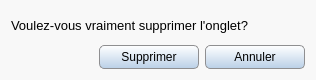
<?xml version="1.0" encoding="UTF-8"?>
<ui version="4.0">
 <class>ModelTabDel</class>
 <widget class="QWidget" name="ModelTabDel">
  <property name="geometry">
   <rect>
    <x>0</x>
    <y>0</y>
    <width>316</width>
    <height>80</height>
   </rect>
  </property>
  <property name="palette">
   <palette>
    <active>
     <colorrole role="Base">
      <brush brushstyle="SolidPattern">
       <color alpha="255">
        <red>255</red>
        <green>255</green>
        <blue>255</blue>
       </color>
      </brush>
     </colorrole>
     <colorrole role="Window">
      <brush brushstyle="SolidPattern">
       <color alpha="255">
        <red>248</red>
        <green>248</green>
        <blue>248</blue>
       </color>
      </brush>
     </colorrole>
    </active>
    <inactive>
     <colorrole role="Base">
      <brush brushstyle="SolidPattern">
       <color alpha="255">
        <red>255</red>
        <green>255</green>
        <blue>255</blue>
       </color>
      </brush>
     </colorrole>
     <colorrole role="Window">
      <brush brushstyle="SolidPattern">
       <color alpha="255">
        <red>248</red>
        <green>248</green>
        <blue>248</blue>
       </color>
      </brush>
     </colorrole>
    </inactive>
    <disabled>
     <colorrole role="Base">
      <brush brushstyle="SolidPattern">
       <color alpha="255">
        <red>248</red>
        <green>248</green>
        <blue>248</blue>
       </color>
      </brush>
     </colorrole>
     <colorrole role="Window">
      <brush brushstyle="SolidPattern">
       <color alpha="255">
        <red>248</red>
        <green>248</green>
        <blue>248</blue>
       </color>
      </brush>
     </colorrole>
    </disabled>
   </palette>
  </property>
  <property name="windowTitle">
   <string notr="true">Form</string>
  </property>
  <property name="styleSheet">
   <string notr="true">QWidget#ModelModify {border: 1px solid #8f8f91}</string>
  </property>
  <layout class="QVBoxLayout" name="verticalLayout">
   <item>
    <widget class="QLabel" name="titre">
     <property name="font">
      <font>
       <family>Segoe UI</family>
       <pointsize>10</pointsize>
      </font>
     </property>
     <property name="text">
      <string>Voulez-vous vraiment supprimer l'onglet?</string>
     </property>
    </widget>
   </item>
   <item>
    <layout class="QHBoxLayout" name="horizontalLayout">
     <item>
      <spacer name="horizontalSpacer">
       <property name="orientation">
        <enum>Qt::Horizontal</enum>
       </property>
       <property name="sizeHint" stdset="0">
        <size>
         <width>40</width>
         <height>20</height>
        </size>
       </property>
      </spacer>
     </item>
     <item>
      <widget class="QPushButton" name="bt_supprimer">
       <property name="minimumSize">
        <size>
         <width>100</width>
         <height>24</height>
        </size>
       </property>
       <property name="font">
        <font>
         <family>Segoe UI</family>
         <pointsize>9</pointsize>
        </font>
       </property>
       <property name="styleSheet">
        <string notr="true">QPushButton{border: 1px solid #8f8f91; border-radius: 5px ; padding-right: 10px; padding-left: 10px; background-color: qlineargradient(spread:pad, x1:0, y1:0, x2:0, y2:1, stop:0 #FFFFFF, stop:1 #BAD0E7); }
QPushButton:hover{background-color: qlineargradient(spread:pad, x1:0, y1:0, x2:0, y2:1, stop:0 #F8F8F8, stop:1 #8FADCC); }
QPushButton:pressed{background-color: qlineargradient(spread:pad, x1:0, y1:0, x2:0, y2:1, stop:0 #8FADCC, stop:1 #F8F8F8); }</string>
       </property>
       <property name="text">
        <string>Supprimer</string>
       </property>
       <property name="iconSize">
        <size>
         <width>20</width>
         <height>20</height>
        </size>
       </property>
      </widget>
     </item>
     <item>
      <widget class="QPushButton" name="bt_annuler">
       <property name="minimumSize">
        <size>
         <width>100</width>
         <height>24</height>
        </size>
       </property>
       <property name="font">
        <font>
         <family>Segoe UI</family>
         <pointsize>9</pointsize>
        </font>
       </property>
       <property name="styleSheet">
        <string notr="true">QPushButton{border: 1px solid #8f8f91; border-radius: 5px ; padding-right: 10px; padding-left: 10px; background-color: qlineargradient(spread:pad, x1:0, y1:0, x2:0, y2:1, stop:0 #FFFFFF, stop:1 #BAD0E7); }
QPushButton:hover{background-color: qlineargradient(spread:pad, x1:0, y1:0, x2:0, y2:1, stop:0 #F8F8F8, stop:1 #8FADCC); }
QPushButton:pressed{background-color: qlineargradient(spread:pad, x1:0, y1:0, x2:0, y2:1, stop:0 #8FADCC, stop:1 #F8F8F8); }</string>
       </property>
       <property name="text">
        <string>Annuler</string>
       </property>
       <property name="iconSize">
        <size>
         <width>20</width>
         <height>20</height>
        </size>
       </property>
       <property name="shortcut">
        <string notr="true">Del</string>
       </property>
      </widget>
     </item>
    </layout>
   </item>
  </layout>
 </widget>
 <resources/>
 <connections/>
</ui>
